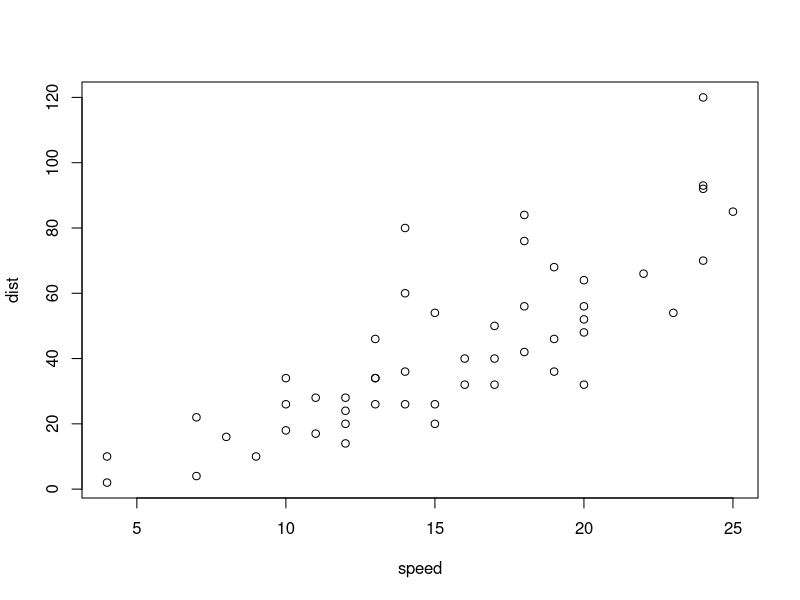
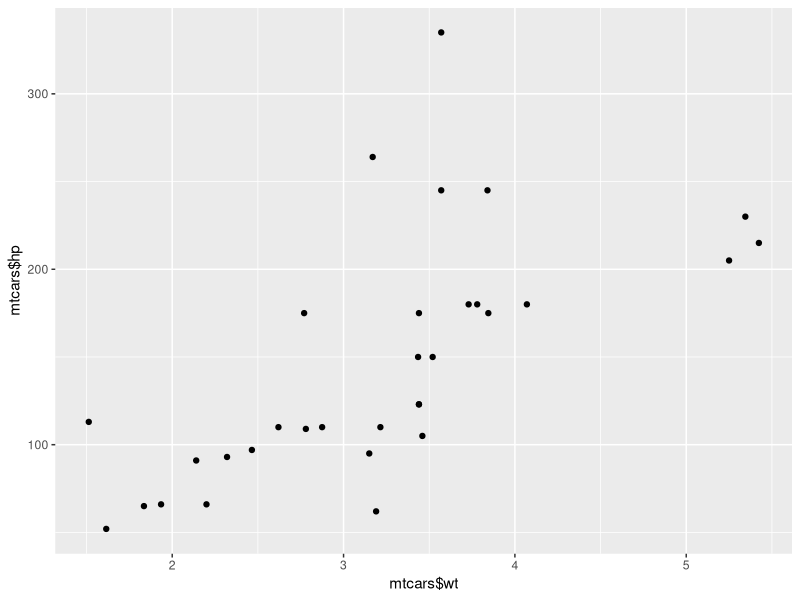

Recreate these plots in R, in order.
## ---- chunk 1
plot(cars)
## ---- chunk 2
pow_two = function(x, print_info = TRUE){
  y = x^2
  if(print_info){
    print(paste(x,"to the power two equals", y))
  }
  return(y)
  
}
result = pow_two(3)
result
## ---- chunk 3
pow_two = function(x){
  y = x^2
  return(y) 
}
pow_two(4)
## ---- chunk 4
triple = function(x){
  x = 3*x
  x
}
a=-5
triple(a)
a
## ---- chunk 5
lindkedin = c(16,13,5,2,17,14)
interpret = function(num_views){
  if(num_views >15){
    print("You're popular!")
    return(num_views)
  }else{
  print("Try to be more visible")
  return(0)
  }
}
interpret(lindkedin[1])

intepret_all = function(views, return_sum = TRUE){
  count  = 0 
  for(v in views){
    count = count+interpret(v)
  }
  if(return_sum){
    return(count)
  }else{
    return(NULL)
  }
}
intepret_all(lindkedin)
## ---- chunk 6
library(ggplot2)

qplot(mtcars$wt, mtcars$hp)
## ---- chunk 7

